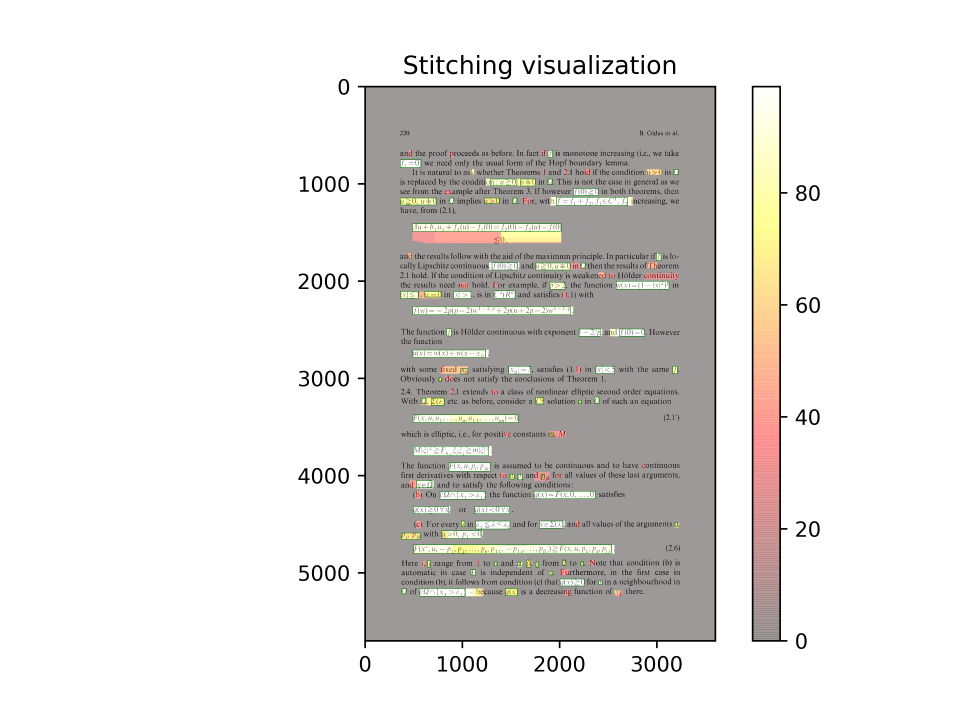
#> input picture test/adjust/best_sum_score_20.0/sum_score_20.0/Gidas79/12.png, 3840 x 2880 px, found by its file name (shown at 1/4 size)
$ python test_plot.py
#> lines starting #> are read from the running program, lines starting #| are printed output that depends on the picture
import matplotlib.pyplot as plt
import matplotlib.patches as patches
import cv2

def plot(impath, boxes):

    im = cv2.imread(impath)
#> im is the input picture: shape (2880, 3840, 3); mean B, G, R 220.5, 222.2, 224

    # Create figure and axes
    fig, ax = plt.subplots(1)

    # Display the image
    ax.imshow(im)

    # DET
    box = boxes[0]
    rect = patches.Rectangle((box[0], box[1]), box[2]-box[0], box[3] - box[1],
                             linewidth=1, edgecolor='b', facecolor='none')
    #Add the patch to the Axes
    ax.add_patch(rect)


    # GT
    box = boxes[1]
    rect = patches.Rectangle((box[0], box[1]), box[2]-box[0], box[3] - box[1],
                             linewidth=1, edgecolor='r', facecolor='none')
    #Add the patch to the Axes
    ax.add_patch(rect)


    plt.title("GT Test")
    plt.show()
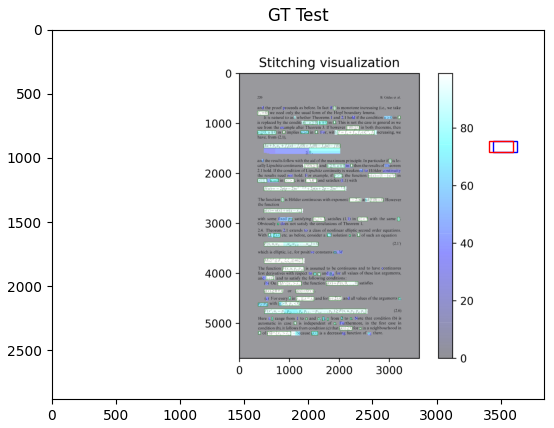
#> figure drawn by matplotlib, 1 panel; B, G, R data is drawn as R, G, B
    #plt.savefig(path, dpi=600)
    plt.close()

if __name__ == "__main__":

    boxes = []

    impath = "/Users/parag/Workspace/ssd.pytorch/test/best/voting_equal_30.0/AnnM_1970_550_569/12.png"
    box1 = [3441, 871, 3626, 956] # DET
    box2 = [3409, 871, 3591, 956] # GT

    boxes.append(box1)
    boxes.append(box2)

    plot(impath, boxes)
